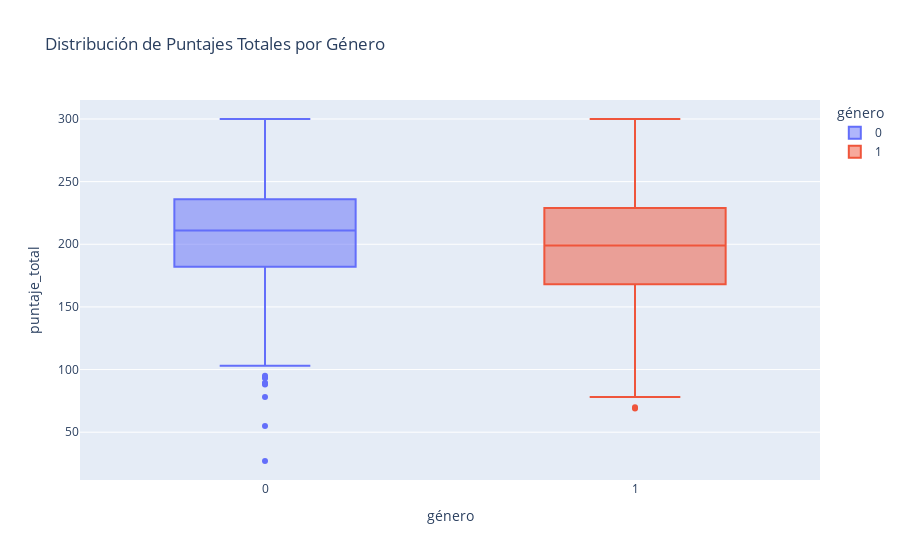

Notebook source saved alongside this figure:
### Code cell
fig = px.box(df, x='género', y='puntaje_total', title='Distribución de Puntajes Totales por Género', color='género')
fig.show()

### Figure 1 — Plotly figure (JSON) as saved in the notebook; plotly's stock layout.template omitted (floating-point values rounded to 4 significant figures; data arrays with more than 128 entries replaced by an {"elided": "..."} marker saying what was removed)
{"data": [{"alignmentgroup": "True", "hovertemplate": "género=%{x}<br>puntaje_total=%{y}<extra></extra>", "legendgroup": "0", "marker": {"color": "#636efa"}, "name": "0", "notched": false, "offsetgroup": "0", "orientation": "v", "showlegend": true, "type": "box", "x": {"elided": "518 int values"}, "x0": " ", "xaxis": "x", "y": {"elided": "518 int values"}, "y0": " ", "yaxis": "y"}, {"alignmentgroup": "True", "hovertemplate": "género=%{x}<br>puntaje_total=%{y}<extra></extra>", "legendgroup": "1", "marker": {"color": "#EF553B"}, "name": "1", "notched": false, "offsetgroup": "1", "orientation": "v", "showlegend": true, "type": "box", "x": {"elided": "482 int values"}, "x0": " ", "xaxis": "x", "y": {"elided": "482 int values"}, "y0": " ", "yaxis": "y"}], "layout": {"boxmode": "overlay", "legend": {"title": {"text": "género"}, "tracegroupgap": 0}, "title": {"text": "Distribución de Puntajes Totales por Género"}, "xaxis": {"anchor": "y", "categoryarray": [0, 1], "categoryorder": "array", "domain": [0, 1], "title": {"text": "género"}}, "yaxis": {"anchor": "x", "domain": [0, 1], "title": {"text": "puntaje_total"}}}}
